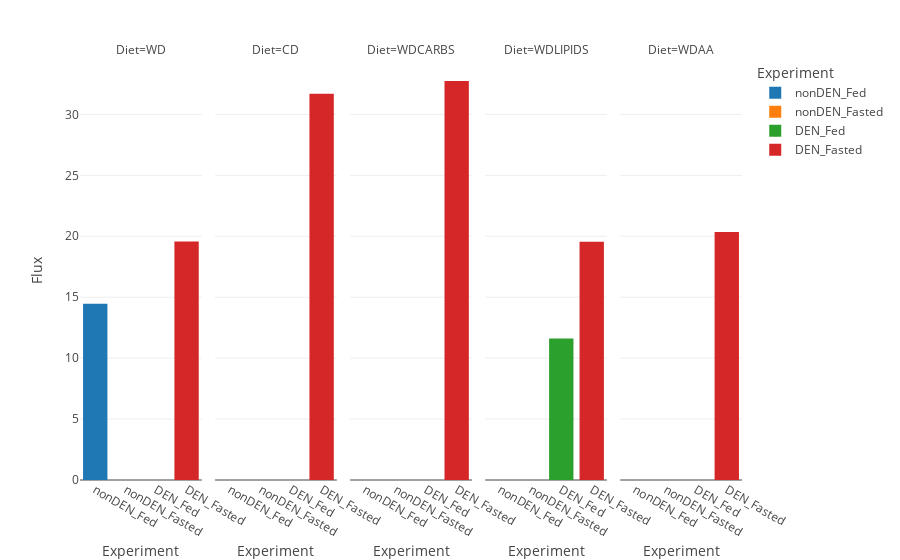

Write notebook code for a chart like this one.
### Code cell
fig = px.bar(toPlot,x='Experiment',y='Flux',color='Experiment',template='none',facet_col='Diet')
fig.show()

### Figure 1 — Plotly figure (JSON) as saved in the notebook; plotly's stock layout.template omitted (floating-point values rounded to 4 significant figures)
{"data": [{"alignmentgroup": "True", "hovertemplate": "Experiment=%{x}<br>Diet=WD<br>Flux=%{y}<extra></extra>", "legendgroup": "nonDEN_Fed", "marker": {"color": "#1F77B4", "pattern": {"shape": ""}}, "name": "nonDEN_Fed", "offsetgroup": "nonDEN_Fed", "orientation": "v", "showlegend": true, "textposition": "auto", "type": "bar", "x": ["nonDEN_Fed"], "xaxis": "x", "y": [14.46], "yaxis": "y"}, {"alignmentgroup": "True", "hovertemplate": "Experiment=%{x}<br>Diet=CD<br>Flux=%{y}<extra></extra>", "legendgroup": "nonDEN_Fed", "marker": {"color": "#1F77B4", "pattern": {"shape": ""}}, "name": "nonDEN_Fed", "offsetgroup": "nonDEN_Fed", "orientation": "v", "showlegend": false, "textposition": "auto", "type": "bar", "x": ["nonDEN_Fed"], "xaxis": "x2", "y": [0], "yaxis": "y2"}, {"alignmentgroup": "True", "hovertemplate": "Experiment=%{x}<br>Diet=WDCARBS<br>Flux=%{y}<extra></extra>", "legendgroup": "nonDEN_Fed", "marker": {"color": "#1F77B4", "pattern": {"shape": ""}}, "name": "nonDEN_Fed", "offsetgroup": "nonDEN_Fed", "orientation": "v", "showlegend": false, "textposition": "auto", "type": "bar", "x": ["nonDEN_Fed"], "xaxis": "x3", "y": [0], "yaxis": "y3"}, {"alignmentgroup": "True", "hovertemplate": "Experiment=%{x}<br>Diet=WDLIPIDS<br>Flux=%{y}<extra></extra>", "legendgroup": "nonDEN_Fed", "marker": {"color": "#1F77B4", "pattern": {"shape": ""}}, "name": "nonDEN_Fed", "offsetgroup": "nonDEN_Fed", "orientation": "v", "showlegend": false, "textposition": "auto", "type": "bar", "x": ["nonDEN_Fed"], "xaxis": "x4", "y": [0], "yaxis": "y4"}, {"alignmentgroup": "True", "hovertemplate": "Experiment=%{x}<br>Diet=WDAA<br>Flux=%{y}<extra></extra>", "legendgroup": "nonDEN_Fed", "marker": {"color": "#1F77B4", "pattern": {"shape": ""}}, "name": "nonDEN_Fed", "offsetgroup": "nonDEN_Fed", "orientation": "v", "showlegend": false, "textposition": "auto", "type": "bar", "x": ["nonDEN_Fed"], "xaxis": "x5", "y": [0], "yaxis": "y5"}, {"alignmentgroup": "True", "hovertemplate": "Experiment=%{x}<br>Diet=WD<br>Flux=%{y}<extra></extra>", "legendgroup": "nonDEN_Fasted", "marker": {"color": "#FF7F0E", "pattern": {"shape": ""}}, "name": "nonDEN_Fasted", "offsetgroup": "nonDEN_Fasted", "orientation": "v", "showlegend": true, "textposition": "auto", "type": "bar", "x": ["nonDEN_Fasted"], "xaxis": "x", "y": [0], "yaxis": "y"}, {"alignmentgroup": "True", "hovertemplate": "Experiment=%{x}<br>Diet=CD<br>Flux=%{y}<extra></extra>", "legendgroup": "nonDEN_Fasted", "marker": {"color": "#FF7F0E", "pattern": {"shape": ""}}, "name": "nonDEN_Fasted", "offsetgroup": "nonDEN_Fasted", "orientation": "v", "showlegend": false, "textposition": "auto", "type": "bar", "x": ["nonDEN_Fasted"], "xaxis": "x2", "y": [0], "yaxis": "y2"}, {"alignmentgroup": "True", "hovertemplate": "Experiment=%{x}<br>Diet=WDCARBS<br>Flux=%{y}<extra></extra>", "legendgroup": "nonDEN_Fasted", "marker": {"color": "#FF7F0E", "pattern": {"shape": ""}}, "name": "nonDEN_Fasted", "offsetgroup": "nonDEN_Fasted", "orientation": "v", "showlegend": false, "textposition": "auto", "type": "bar", "x": ["nonDEN_Fasted"], "xaxis": "x3", "y": [0], "yaxis": "y3"}, {"alignmentgroup": "True", "hovertemplate": "Experiment=%{x}<br>Diet=WDLIPIDS<br>Flux=%{y}<extra></extra>", "legendgroup": "nonDEN_Fasted", "marker": {"color": "#FF7F0E", "pattern": {"shape": ""}}, "name": "nonDEN_Fasted", "offsetgroup": "nonDEN_Fasted", "orientation": "v", "showlegend": false, "textposition": "auto", "type": "bar", "x": ["nonDEN_Fasted"], "xaxis": "x4", "y": [0], "yaxis": "y4"}, {"alignmentgroup": "True", "hovertemplate": "Experiment=%{x}<br>Diet=WDAA<br>Flux=%{y}<extra></extra>", "legendgroup": "nonDEN_Fasted", "marker": {"color": "#FF7F0E", "pattern": {"shape": ""}}, "name": "nonDEN_Fasted", "offsetgroup": "nonDEN_Fasted", "orientation": "v", "showlegend": false, "textposition": "auto", "type": "bar", "x": ["nonDEN_Fasted"], "xaxis": "x5", "y": [0], "yaxis": "y5"}, {"alignmentgroup": "True", "hovertemplate": "Experiment=%{x}<br>Diet=WD<br>Flux=%{y}<extra></extra>", "legendgroup": "DEN_Fed", "marker": {"color": "#2CA02C", "pattern": {"shape": ""}}, "name": "DEN_Fed", "offsetgroup": "DEN_Fed", "orientation": "v", "showlegend": true, "textposition": "auto", "type": "bar", "x": ["DEN_Fed"], "xaxis": "x", "y": [0], "yaxis": "y"}, {"alignmentgroup": "True", "hovertemplate": "Experiment=%{x}<br>Diet=CD<br>Flux=%{y}<extra></extra>", "legendgroup": "DEN_Fed", "marker": {"color": "#2CA02C", "pattern": {"shape": ""}}, "name": "DEN_Fed", "offsetgroup": "DEN_Fed", "orientation": "v", "showlegend": false, "textposition": "auto", "type": "bar", "x": ["DEN_Fed"], "xaxis": "x2", "y": [0], "yaxis": "y2"}, {"alignmentgroup": "True", "hovertemplate": "Experiment=%{x}<br>Diet=WDCARBS<br>Flux=%{y}<extra></extra>", "legendgroup": "DEN_Fed", "marker": {"color": "#2CA02C", "pattern": {"shape": ""}}, "name": "DEN_Fed", "offsetgroup": "DEN_Fed", "orientation": "v", "showlegend": false, "textposition": "auto", "type": "bar", "x": ["DEN_Fed"], "xaxis": "x3", "y": [0], "yaxis": "y3"}, {"alignmentgroup": "True", "hovertemplate": "Experiment=%{x}<br>Diet=WDLIPIDS<br>Flux=%{y}<extra></extra>", "legendgroup": "DEN_Fed", "marker": {"color": "#2CA02C", "pattern": {"shape": ""}}, "name": "DEN_Fed", "offsetgroup": "DEN_Fed", "orientation": "v", "showlegend": false, "textposition": "auto", "type": "bar", "x": ["DEN_Fed"], "xaxis": "x4", "y": [11.6], "yaxis": "y4"}, {"alignmentgroup": "True", "hovertemplate": "Experiment=%{x}<br>Diet=WDAA<br>Flux=%{y}<extra></extra>", "legendgroup": "DEN_Fed", "marker": {"color": "#2CA02C", "pattern": {"shape": ""}}, "name": "DEN_Fed", "offsetgroup": "DEN_Fed", "orientation": "v", "showlegend": false, "textposition": "auto", "type": "bar", "x": ["DEN_Fed"], "xaxis": "x5", "y": [0], "yaxis": "y5"}, {"alignmentgroup": "True", "hovertemplate": "Experiment=%{x}<br>Diet=WD<br>Flux=%{y}<extra></extra>", "legendgroup": "DEN_Fasted", "marker": {"color": "#D62728", "pattern": {"shape": ""}}, "name": "DEN_Fasted", "offsetgroup": "DEN_Fasted", "orientation": "v", "showlegend": true, "textposition": "auto", "type": "bar", "x": ["DEN_Fasted"], "xaxis": "x", "y": [19.57], "yaxis": "y"}, {"alignmentgroup": "True", "hovertemplate": "Experiment=%{x}<br>Diet=CD<br>Flux=%{y}<extra></extra>", "legendgroup": "DEN_Fasted", "marker": {"color": "#D62728", "pattern": {"shape": ""}}, "name": "DEN_Fasted", "offsetgroup": "DEN_Fasted", "orientation": "v", "showlegend": false, "textposition": "auto", "type": "bar", "x": ["DEN_Fasted"], "xaxis": "x2", "y": [31.7], "yaxis": "y2"}, {"alignmentgroup": "True", "hovertemplate": "Experiment=%{x}<br>Diet=WDCARBS<br>Flux=%{y}<extra></extra>", "legendgroup": "DEN_Fasted", "marker": {"color": "#D62728", "pattern": {"shape": ""}}, "name": "DEN_Fasted", "offsetgroup": "DEN_Fasted", "orientation": "v", "showlegend": false, "textposition": "auto", "type": "bar", "x": ["DEN_Fasted"], "xaxis": "x3", "y": [32.74], "yaxis": "y3"}, {"alignmentgroup": "True", "hovertemplate": "Experiment=%{x}<br>Diet=WDLIPIDS<br>Flux=%{y}<extra></extra>", "legendgroup": "DEN_Fasted", "marker": {"color": "#D62728", "pattern": {"shape": ""}}, "name": "DEN_Fasted", "offsetgroup": "DEN_Fasted", "orientation": "v", "showlegend": false, "textposition": "auto", "type": "bar", "x": ["DEN_Fasted"], "xaxis": "x4", "y": [19.56], "yaxis": "y4"}, {"alignmentgroup": "True", "hovertemplate": "Experiment=%{x}<br>Diet=WDAA<br>Flux=%{y}<extra></extra>", "legendgroup": "DEN_Fasted", "marker": {"color": "#D62728", "pattern": {"shape": ""}}, "name": "DEN_Fasted", "offsetgroup": "DEN_Fasted", "orientation": "v", "showlegend": false, "textposition": "auto", "type": "bar", "x": ["DEN_Fasted"], "xaxis": "x5", "y": [20.35], "yaxis": "y5"}], "layout": {"annotations": [{"font": {}, "showarrow": false, "text": "Diet=WD", "x": 0.092, "xanchor": "center", "xref": "paper", "y": 1, "yanchor": "bottom", "yref": "paper"}, {"font": {}, "showarrow": false, "text": "Diet=CD", "x": 0.296, "xanchor": "center", "xref": "paper", "y": 1, "yanchor": "bottom", "yref": "paper"}, {"font": {}, "showarrow": false, "text": "Diet=WDCARBS", "x": 0.5, "xanchor": "center", "xref": "paper", "y": 1, "yanchor": "bottom", "yref": "paper"}, {"font": {}, "showarrow": false, "text": "Diet=WDLIPIDS", "x": 0.704, "xanchor": "center", "xref": "paper", "y": 1, "yanchor": "bottom", "yref": "paper"}, {"font": {}, "showarrow": false, "text": "Diet=WDAA", "x": 0.908, "xanchor": "center", "xref": "paper", "y": 1, "yanchor": "bottom", "yref": "paper"}], "barmode": "relative", "legend": {"title": {"text": "Experiment"}, "tracegroupgap": 0}, "margin": {"t": 60}, "xaxis": {"anchor": "y", "categoryarray": ["nonDEN_Fed", "nonDEN_Fasted", "DEN_Fed", "DEN_Fasted"], "categoryorder": "array", "domain": [0, 0.184], "title": {"text": "Experiment"}}, "xaxis2": {"anchor": "y2", "categoryarray": ["nonDEN_Fed", "nonDEN_Fasted", "DEN_Fed", "DEN_Fasted"], "categoryorder": "array", "domain": [0.204, 0.388], "matches": "x", "title": {"text": "Experiment"}}, "xaxis3": {"anchor": "y3", "categoryarray": ["nonDEN_Fed", "nonDEN_Fasted", "DEN_Fed", "DEN_Fasted"], "categoryorder": "array", "domain": [0.408, 0.592], "matches": "x", "title": {"text": "Experiment"}}, "xaxis4": {"anchor": "y4", "categoryarray": ["nonDEN_Fed", "nonDEN_Fasted", "DEN_Fed", "DEN_Fasted"], "categoryorder": "array", "domain": [0.612, 0.796], "matches": "x", "title": {"text": "Experiment"}}, "xaxis5": {"anchor": "y5", "categoryarray": ["nonDEN_Fed", "nonDEN_Fasted", "DEN_Fed", "DEN_Fasted"], "categoryorder": "array", "domain": [0.816, 1], "matches": "x", "title": {"text": "Experiment"}}, "yaxis": {"anchor": "x", "domain": [0, 1], "title": {"text": "Flux"}}, "yaxis2": {"anchor": "x2", "domain": [0, 1], "matches": "y", "showticklabels": false}, "yaxis3": {"anchor": "x3", "domain": [0, 1], "matches": "y", "showticklabels": false}, "yaxis4": {"anchor": "x4", "domain": [0, 1], "matches": "y", "showticklabels": false}, "yaxis5": {"anchor": "x5", "domain": [0, 1], "matches": "y", "showticklabels": false}}}
